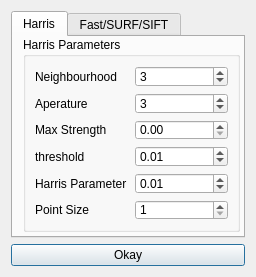
<?xml version="1.0" encoding="UTF-8"?>
<ui version="4.0">
 <class>featuresUI</class>
 <widget class="QDialog" name="featuresUI">
  <property name="windowModality">
   <enum>Qt::ApplicationModal</enum>
  </property>
  <property name="geometry">
   <rect>
    <x>0</x>
    <y>0</y>
    <width>256</width>
    <height>277</height>
   </rect>
  </property>
  <property name="windowTitle">
   <string>Features Parameters</string>
  </property>
  <layout class="QGridLayout" name="gridLayout_3">
   <item row="0" column="0">
    <widget class="QTabWidget" name="Harris">
     <property name="currentIndex">
      <number>0</number>
     </property>
     <widget class="QWidget" name="tab_5">
      <attribute name="title">
       <string>Harris</string>
      </attribute>
      <widget class="QGroupBox" name="groupBox">
       <property name="geometry">
        <rect>
         <x>10</x>
         <y>0</y>
         <width>217</width>
         <height>195</height>
        </rect>
       </property>
       <property name="title">
        <string>Harris Parameters</string>
       </property>
       <layout class="QGridLayout" name="gridLayout">
        <item row="0" column="0">
         <widget class="QLabel" name="label">
          <property name="text">
           <string>Neighbourhood</string>
          </property>
         </widget>
        </item>
        <item row="0" column="1">
         <widget class="QSpinBox" name="hNeigh">
          <property name="minimum">
           <number>1</number>
          </property>
          <property name="singleStep">
           <number>2</number>
          </property>
          <property name="value">
           <number>3</number>
          </property>
         </widget>
        </item>
        <item row="1" column="0">
         <widget class="QLabel" name="label_2">
          <property name="text">
           <string>Aperature</string>
          </property>
         </widget>
        </item>
        <item row="1" column="1">
         <widget class="QSpinBox" name="hAperature">
          <property name="minimum">
           <number>1</number>
          </property>
          <property name="singleStep">
           <number>2</number>
          </property>
          <property name="value">
           <number>3</number>
          </property>
         </widget>
        </item>
        <item row="2" column="0">
         <widget class="QLabel" name="label_3">
          <property name="text">
           <string>Max Strength</string>
          </property>
         </widget>
        </item>
        <item row="3" column="1">
         <widget class="QDoubleSpinBox" name="hThresh">
          <property name="maximum">
           <double>1.000000000000000</double>
          </property>
          <property name="singleStep">
           <double>0.000100000000000</double>
          </property>
          <property name="value">
           <double>0.010000000000000</double>
          </property>
         </widget>
        </item>
        <item row="3" column="0">
         <widget class="QLabel" name="label_4">
          <property name="text">
           <string>threshold</string>
          </property>
         </widget>
        </item>
        <item row="2" column="1">
         <widget class="QDoubleSpinBox" name="hMaxStr">
          <property name="singleStep">
           <double>0.200000000000000</double>
          </property>
         </widget>
        </item>
        <item row="4" column="0">
         <widget class="QLabel" name="label_5">
          <property name="text">
           <string>Harris Parameter</string>
          </property>
         </widget>
        </item>
        <item row="4" column="1">
         <widget class="QDoubleSpinBox" name="hParam">
          <property name="maximum">
           <double>1.000000000000000</double>
          </property>
          <property name="singleStep">
           <double>0.010000000000000</double>
          </property>
          <property name="value">
           <double>0.010000000000000</double>
          </property>
         </widget>
        </item>
        <item row="5" column="0">
         <widget class="QLabel" name="label_9">
          <property name="text">
           <string>Point Size</string>
          </property>
         </widget>
        </item>
        <item row="5" column="1">
         <widget class="QSpinBox" name="spinSize">
          <property name="minimum">
           <number>1</number>
          </property>
         </widget>
        </item>
       </layout>
      </widget>
     </widget>
     <widget class="QWidget" name="tab_6">
      <attribute name="title">
       <string>Fast/SURF/SIFT</string>
      </attribute>
      <layout class="QGridLayout" name="gridLayout_2">
       <item row="0" column="0">
        <widget class="QGroupBox" name="groupBox_2">
         <property name="title">
          <string>Fast/SURF/SIFT</string>
         </property>
         <widget class="QLabel" name="label_6">
          <property name="geometry">
           <rect>
            <x>17</x>
            <y>25</y>
            <width>96</width>
            <height>17</height>
           </rect>
          </property>
          <property name="text">
           <string>Sift Threshold</string>
          </property>
         </widget>
         <widget class="QLabel" name="label_7">
          <property name="geometry">
           <rect>
            <x>17</x>
            <y>58</y>
            <width>103</width>
            <height>17</height>
           </rect>
          </property>
          <property name="text">
           <string>EdgeThreshold</string>
          </property>
         </widget>
         <widget class="QDoubleSpinBox" name="siftThresh">
          <property name="geometry">
           <rect>
            <x>126</x>
            <y>25</y>
            <width>61</width>
            <height>27</height>
           </rect>
          </property>
          <property name="maximum">
           <double>1.000000000000000</double>
          </property>
          <property name="singleStep">
           <double>0.010000000000000</double>
          </property>
          <property name="value">
           <double>0.020000000000000</double>
          </property>
         </widget>
         <widget class="QDoubleSpinBox" name="edgeThresh">
          <property name="geometry">
           <rect>
            <x>126</x>
            <y>58</y>
            <width>69</width>
            <height>27</height>
           </rect>
          </property>
          <property name="value">
           <double>10.000000000000000</double>
          </property>
         </widget>
         <widget class="QLabel" name="label_8">
          <property name="geometry">
           <rect>
            <x>17</x>
            <y>91</y>
            <width>69</width>
            <height>17</height>
           </rect>
          </property>
          <property name="text">
           <string>Threshold</string>
          </property>
         </widget>
         <widget class="QSpinBox" name="gthresh">
          <property name="geometry">
           <rect>
            <x>126</x>
            <y>91</y>
            <width>65</width>
            <height>27</height>
           </rect>
          </property>
          <property name="maximum">
           <number>1000</number>
          </property>
          <property name="value">
           <number>40</number>
          </property>
         </widget>
        </widget>
       </item>
      </layout>
     </widget>
    </widget>
   </item>
   <item row="1" column="0">
    <widget class="QPushButton" name="pushButton">
     <property name="sizePolicy">
      <sizepolicy hsizetype="MinimumExpanding" vsizetype="Fixed">
       <horstretch>0</horstretch>
       <verstretch>0</verstretch>
      </sizepolicy>
     </property>
     <property name="text">
      <string>Okay</string>
     </property>
    </widget>
   </item>
  </layout>
 </widget>
 <resources/>
 <connections/>
</ui>
